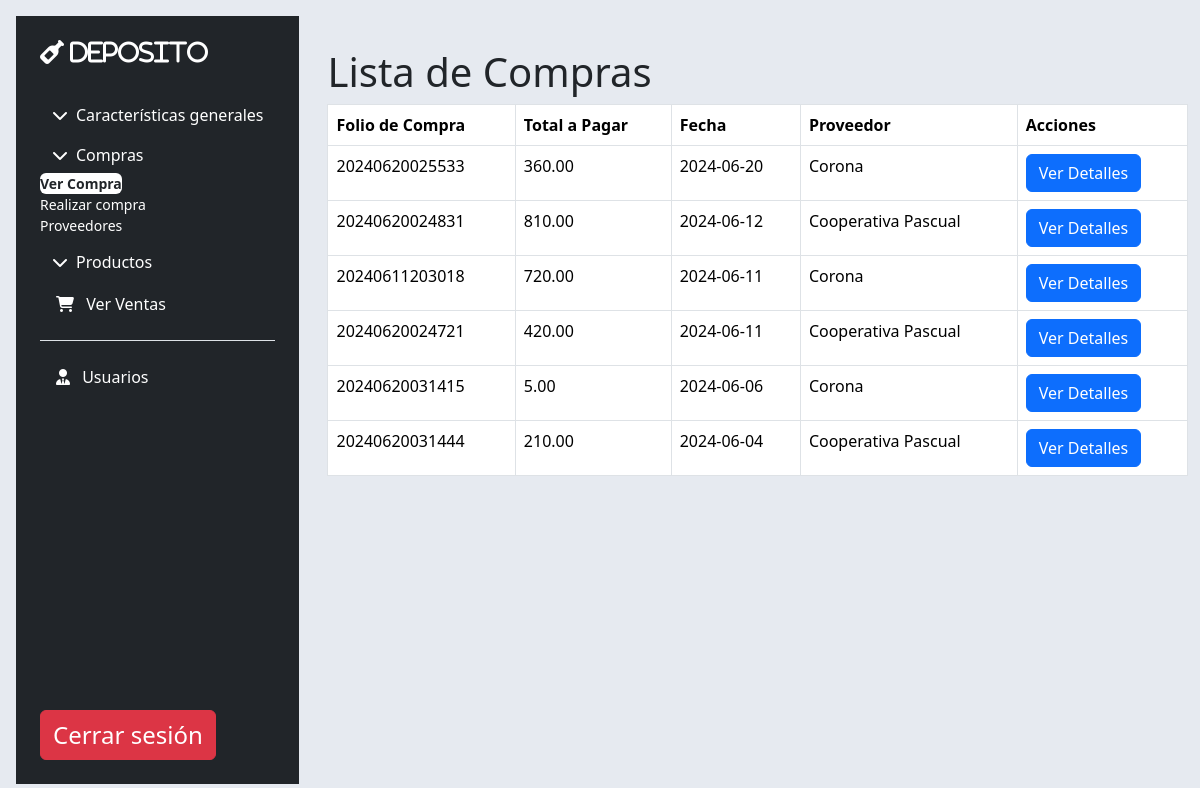
The app's page /coper/mostrar_compras.php (signed in) with its own data.
### tables this page shows
CREATE TABLE `compra` (
  `Folio_Compra` varchar(20) NOT NULL,
  `Total_Pagar` double NOT NULL,
  `Fecha` date NOT NULL,
  `Id_Proveedor` smallint DEFAULT NULL,
  `status` char(1) NOT NULL DEFAULT '1',
  PRIMARY KEY (`Folio_Compra`) USING BTREE,
  KEY `proveedor` (`Id_Proveedor`) USING BTREE,
  CONSTRAINT `compra-pro` FOREIGN KEY (`Id_Proveedor`) REFERENCES `proveedor` (`Id_Proveedor`)
);

CREATE TABLE `proveedor` (
  `Id_Proveedor` smallint NOT NULL AUTO_INCREMENT,
  `Nombre` varchar(20) NOT NULL,
  `Telefono` varchar(10) DEFAULT NULL,
  `status` char(1) NOT NULL DEFAULT '1',
  PRIMARY KEY (`Id_Proveedor`) USING BTREE,
  UNIQUE KEY `Nombre` (`Nombre`) USING BTREE
);

### coper/mostrar_compras.php (the view, shortened to what this page needs)
<?php
require_once 'conexion/conectar-mysql.php';
$query_compras = "SELECT compra.Folio_Compra, compra.Total_Pagar, compra.Fecha, proveedor.Nombre AS Nombre_Proveedor
                  FROM compra
                  LEFT JOIN proveedor ON compra.Id_Proveedor = proveedor.Id_Proveedor
                  WHERE compra.status = '1'
                  ORDER BY compra.Fecha DESC";
$result_compras = mysqli_query($conexion, $query_compras);
?>
<!DOCTYPE html>
<html lang="es">
<head>
    <link href="https://cdn.jsdelivr.net/npm/bootstrap@5.3.3/dist/css/bootstrap.min.css" rel="stylesheet">
</head>
<body>
    <main class="d-flex flex-nowrap h-100">
        <div class="d-flex flex-column flex-shrink-0 p-4 sidebar bg-dark m-3">
            <a href="index.php" class="d-flex align-items-center mb-3 mb-md-0 me-md-auto text-decoration-none">
                <span class="fs-4 text-white fa-solid fa-wine-bottle"> DEPOSITO</span>
            </a>
            <hr>
            <ul class="nav nav-pills flex-column mb-auto">
                <li class="mb-1">
                    <button class="btn btn-toggle d-inline-flex align-items-center rounded border-0 text-white" data-bs-toggle="collapse" data-bs-target="#home-collapse" aria-expanded="false">
                        <i class="fas fa-chevron-down me-2 text-"></i> Características generales
                    </button>
                </li>
                <li class="mb-1">
                    <button class="btn btn-toggle d-inline-flex align-items-center rounded border-0 text-white" data-bs-toggle="collapse" data-bs-target="#comp-collapse" aria-expanded="true">
                        <i class="fas fa-chevron-down me-2"></i> Compras
                    </button>
                    <div class="collapse show" id="comp-collapse">
                        <ul class="btn-toggle-nav list-unstyled fw-normal pb-1 small">
                            <li><a href="mostrar_compras.php" class="link-body-emphasis d-inline-flex text-decoration-none rounded text-dark fw-bold bg-white">Ver Compra</a></li>
                            <li><a href="compras.php" class="link-body-emphasis d-inline-flex text-decoration-none rounded text-white">Realizar compra</a></li>
                            <li><a href="proveedor.php" class="link-body-emphasis d-inline-flex text-decoration-none rounded text-white">Proveedores</a></li>
                        </ul>
                    </div>
                </li>
                <li class="mb-1">
                    <button class="btn btn-toggle d-inline-flex align-items-center rounded border-0 collapsed text-white" data-bs-toggle="collapse" data-bs-target="#pro-collapse" aria-expanded="false">
                        <i class="fas fa-chevron-down me-2"></i> Productos
                    </button>
                </li>
                <li class="nav-item"><a href="ver_ventas.php" class="nav-link text-white"><i class="fas fa-shopping-cart me-2 text-white"></i> Ver Ventas</a></li>
                <li class="border-top my-3"></li>
                <li class="nav-item"><a href="usuarios.php" class="nav-link text-white"><i class="fas fa-user-tie me-2 text-white"></i> Usuarios</a></li>
            </ul>
            <a href="cerrar_sesion.php" class="d-flex align-items-center mb-3 mb-md-0 me-md-auto text-white text-decoration-none">
                <span class="fs-4 text-white btn btn-danger">Cerrar sesión</span>
            </a>
        </div>
        <div class="container mt-5">
            <h1>Lista de Compras</h1>
            <table class="table table-bordered table-hover">
                <thead class="thead-dark">
                    <tr>
                        <th>Folio de Compra</th>
                        <th>Total a Pagar</th>
                        <th>Fecha</th>
                        <th>Proveedor</th>
                        <th>Acciones</th>
                    </tr>
                </thead>
                <tbody>
                    <?php
                    if (mysqli_num_rows($result_compras) > 0) {
                        while ($row_compra = mysqli_fetch_assoc($result_compras)) {
                            echo "<tr>";
                            echo "<td>{$row_compra['Folio_Compra']}</td>";
                            echo "<td>" . number_format($row_compra['Total_Pagar'], 2) . "</td>";
                            echo "<td>{$row_compra['Fecha']}</td>";
                            echo "<td>{$row_compra['Nombre_Proveedor']}</td>";
                            echo "<td><a href='detalles_compra.php?folio={$row_compra['Folio_Compra']}' class='btn btn-primary'>Ver Detalles</a></td>";
                            echo "</tr>";
                        }
                    } else {
                        echo "<tr><td colspan='5' class='text-center'>No hay compras registradas.</td></tr>";
                    }
                    ?>
                </tbody>
            </table>
        </div>
    </main>
</body>
</html>

### coper/mostrar_compras.php (style rules this page uses)
html, body { height: 100%; background-color: rgb(230, 234, 240); }
.sidebar .nav-link, .sidebar .btn-toggle { color: #d1e7ff; }

### records on screen
compra: Folio_Compra "20240620025533", Total_Pagar "360.00", Fecha "2024-06-20", Id_Proveedor.Nombre "Corona"
compra: Folio_Compra "20240620024831", Total_Pagar "810.00", Fecha "2024-06-12", Id_Proveedor.Nombre "Cooperativa Pascual"
compra: Folio_Compra "20240611203018", Total_Pagar "720.00", Fecha "2024-06-11", Id_Proveedor.Nombre "Corona"
compra: Folio_Compra "20240620024721", Total_Pagar "420.00", Fecha "2024-06-11", Id_Proveedor.Nombre "Cooperativa Pascual"
compra: Folio_Compra "20240620031415", Total_Pagar "5.00", Fecha "2024-06-06", Id_Proveedor.Nombre "Corona"
compra: Folio_Compra "20240620031444", Total_Pagar "210.00", Fecha "2024-06-04", Id_Proveedor.Nombre "Cooperativa Pascual"
